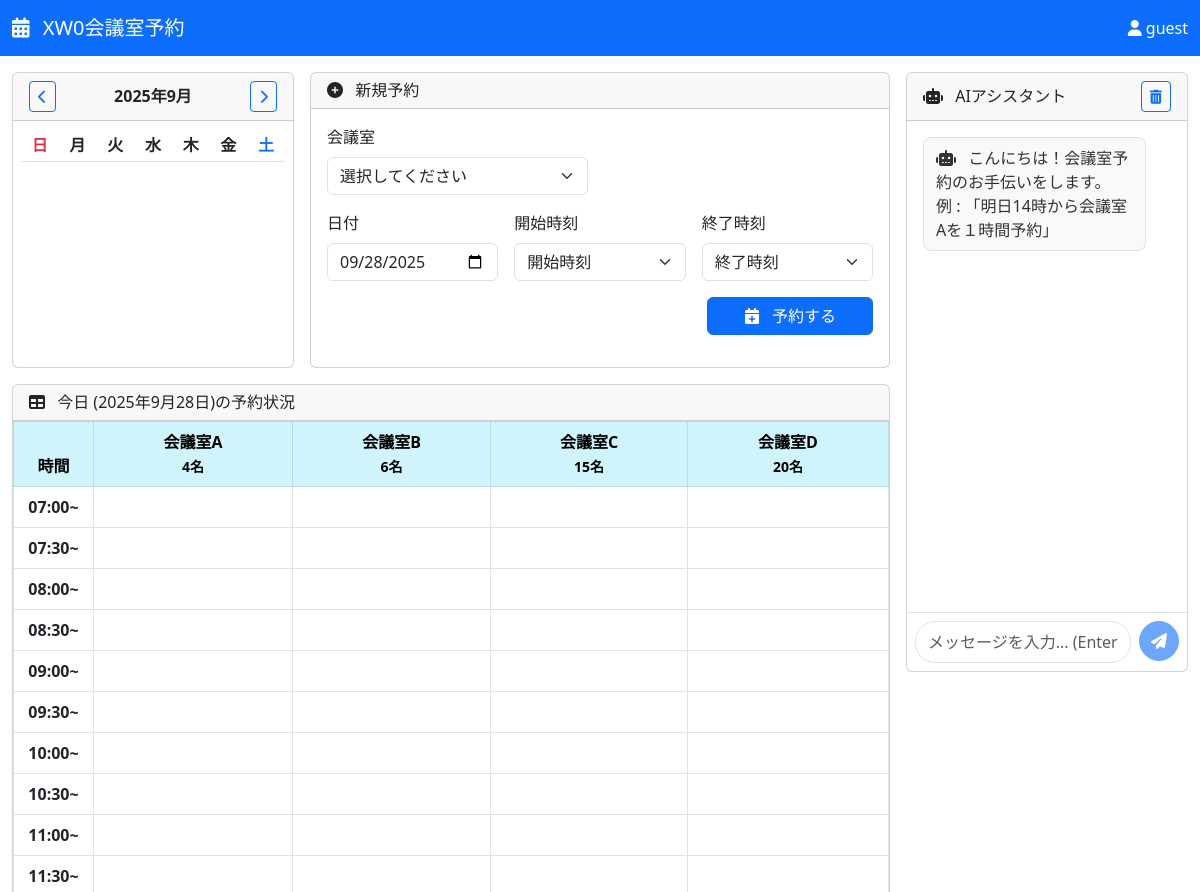
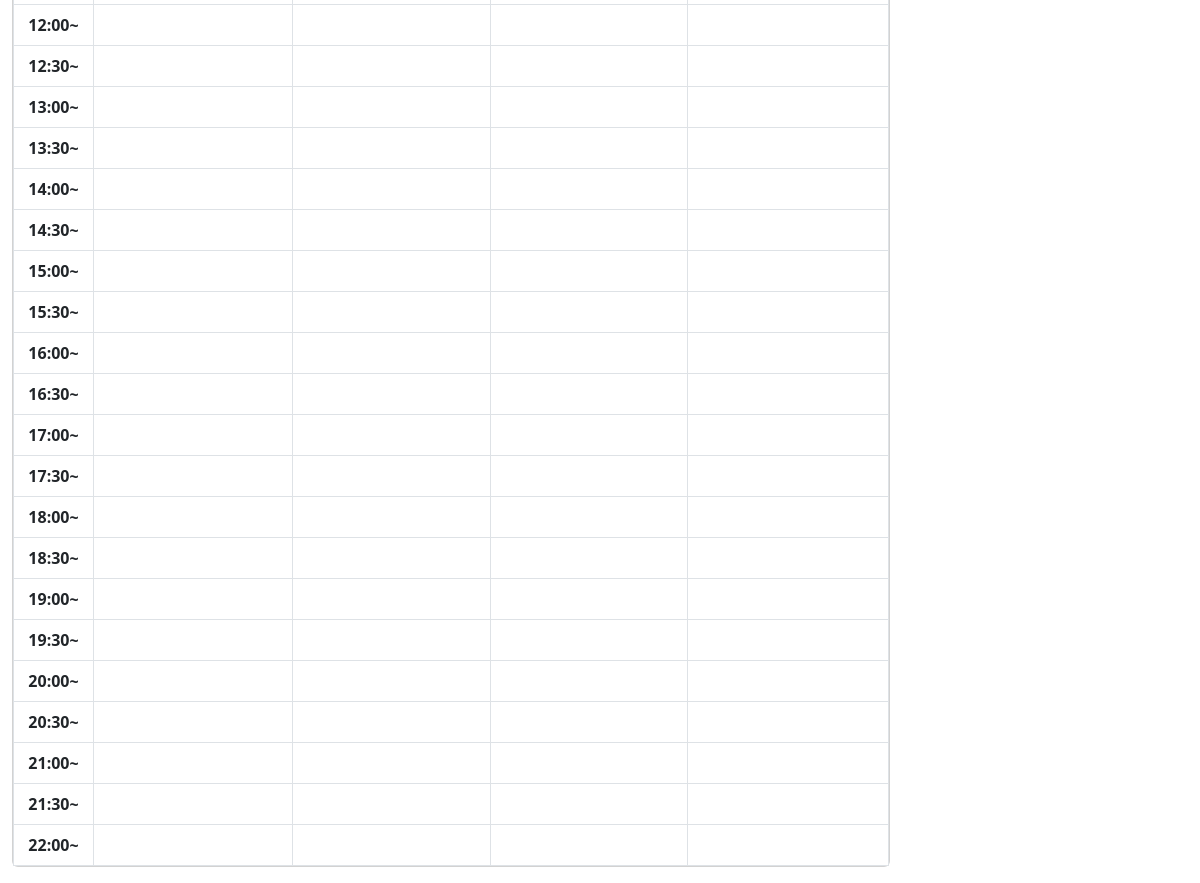
The page / on the database its author committed (2 pictures, top to bottom).
### models.py (models this page shows)
class Base(DeclarativeBase):
    pass

class Room(Base):
    __tablename__ = 'rooms'
    id: Mapped[int] = mapped_column(Integer, primary_key=True, autoincrement=True)
    name: Mapped[str] = mapped_column(String, unique=True, nullable=False)
    capacity: Mapped[int] = mapped_column(Integer, nullable=False)
    reservations: Mapped[List["Reservation"]] = relationship(
        "Reservation", back_populates="room", cascade="all, delete-orphan"
    )

### app.py (the view)
@app.route('/')
def index():
    rooms = models.init_db()
    return render_template('index.html', rooms=rooms, user_name=user_name)

### models.py (called while the page is built)
def get_session() -> Session:
    return SessionLocal()

def init_db() -> List[Room]:
    Base.metadata.create_all(bind=engine)
    with get_session() as session:
        cfg = {room["name"]: room["capacity"] for room in ROOMS_CONFIG}
        names_cfg = set(cfg.keys())
        names_db = set(session.execute(select(Room.name)).scalars())
        to_add_name_set = names_cfg - names_db
        if to_add_name_set:
            to_add_rooms = [Room(name=to_add_name, capacity=cfg[to_add_name]) for to_add_name in to_add_name_set]
            session.add_all(to_add_rooms)
        to_delete_name_set = names_db - names_cfg
        if to_delete_name_set:
            to_delete_rooms = session.scalars(select(Room).where(Room.name.in_(to_delete_name_set))).all()
            for to_delete in to_delete_rooms:
                session.delete(to_delete)
        session.commit()
        return session.scalars(select(Room)).all()

### templates/index.html (shortened to what this page needs)
<!DOCTYPE html>
<html lang="ja">
<head>
    <link href="https://cdn.jsdelivr.net/npm/bootstrap@5.3.0/dist/css/bootstrap.min.css" rel="stylesheet">
    <link href="https://cdnjs.cloudflare.com/ajax/libs/font-awesome/6.4.0/css/all.min.css" rel="stylesheet">
</head>
<body>
    <nav class="navbar navbar-expand-lg navbar-dark bg-primary" role="navigation" aria-label="メインナビゲーション">
        <div class="container-fluid">
            <a class="navbar-brand" href="/">
                <i class="fas fa-calendar-alt me-2" aria-hidden="true"></i>
                XW0会議室予約
            </a>
            <div class="navbar-nav ms-auto">
                <div class="nav-item d-flex align-items-center text-white">
                    <i class="fas fa-user me-1" aria-hidden="true"></i>
                    <span>{{ user_name }}</span>
                </div>
            </div>
        </div>
    </nav>
    <main class="container-fluid py-3">
        <div class="row g-3">
            <div class="col-xl-9 col-lg-8">
                <div class="row g-3 mb-3">
                    <div class="col-lg-4">
                        <section class="card h-100" aria-labelledby="calendar-title">
                            <div class="card-header d-flex justify-content-between align-items-center py-2">
                                <button class="btn btn-sm btn-outline-primary" id="prev-month" aria-label="前の月">
                                    <i class="fas fa-chevron-left" aria-hidden="true"></i>
                                </button>
                                <h2 class="mb-0 fw-bold h6" id="calendar-title">カレンダー</h2>
                                <button class="btn btn-sm btn-outline-primary" id="next-month" aria-label="次の月">
                                    <i class="fas fa-chevron-right" aria-hidden="true"></i>
                                </button>
                            </div>
                            <div class="card-body p-2">
                                <table class="table table-sm calendar-table mb-0" role="grid" aria-label="カレンダー">
                                    <thead>
                                        <tr class="text-center">
                                            <th class="p-1 text-danger" scope="col">日</th>
                                            <th class="p-1" scope="col">月</th>
                                            <th class="p-1" scope="col">火</th>
                                            <th class="p-1" scope="col">水</th>
                                            <th class="p-1" scope="col">木</th>
                                            <th class="p-1" scope="col">金</th>
                                            <th class="p-1 text-primary" scope="col">土</th>
                                        </tr>
                                    </thead>
                                </table>
                            </div>
                        </section>
                    </div>
                    <div class="col-lg-8">
                        <section class="card h-100" aria-labelledby="booking-form-title">
                            <div class="card-header">
                                <h2 class="mb-0 h6" id="booking-form-title">
                                    <i class="fas fa-plus-circle me-2" aria-hidden="true"></i>
                                    新規予約
                                </h2>
                            </div>
                            <div class="card-body">
                                <form id="reservation-form" role="form" aria-labelledby="booking-form-title" autocomplete="off" data-endpoint="{{ url_for('create_reservation') }}" data-method="POST" data-format="json">
                                    <div class="row mb-3">
                                        <div class="col-md-6">
                                            <label for="room-select" class="form-label">会議室</label>
                                            <select id="room-select" name="room-id" class="form-select" required>
                                                <option value="">選択してください</option>
                                            </select>
                                        </div>
                                    </div>
                                    <div class="row g-3 mb-3">
                                        <div class="col-md-4">
                                            <label for="date-select" class="form-label">日付</label>
                                            <input type="date" id="date-select" class="form-control" name="date" required>
                                        </div>
                                        <div class="col-md-4">
                                            <label for="start-time" class="form-label">開始時刻</label>
                                            <select id="start-time" name="start-time" class="form-select" required>
                                                <option value="">開始時刻</option>
                                            </select>
                                        </div>
                                        <div class="col-md-4">
                                            <label for="end-time" class="form-label">終了時刻</label>
                                            <select id="end-time" name="end-time" class="form-select" required>
                                                <option value="">終了時刻</option>
                                            </select>
                                        </div>
                                    </div>
                                    <div class="row mb-3">
                                        <div class="col-md-4 ms-auto">
                                            <button type="submit" class="btn btn-primary w-100" id="reserve-btn">
                                                <i class="fas fa-calendar-plus me-2" aria-hidden="true"></i>
                                                予約する
                                            </button>
                                        </div>
                                    </div>
                                </form>
                            </div>
                        </section>
                    </div>
                </div>
                <section class="card" aria-labelledby="booking-table-title">
                    <div class="card-header d-flex justify-content-between align-items-center">
                        <h2 class="mb-0 h6" id="booking-table-title">
                            <i class="fas fa-table me-2" aria-hidden="true"></i>
                            <span id="booking-table-date">今日</span>の予約状況
                        </h2>
                    </div>
                    <div class="card-body p-0">
                        <div class="table-responsive">
                            <table class="table table-bordered mb-0 booking-table" role="grid" aria-label="予約状況テーブル">
                                <thead class="table-info">
                                    <tr role="row">
                                        <th style="width: 80px;" class="text-center" scope="col">時間</th>
                                        {% for room in rooms %}
                                        <th class="text-center room-header" data-room-id="{{room.id}}" scope="col">{{room.name}}<br><small>{{room.capacity}}名</small></th>
                                        {% endfor %}
                                    </tr>
                                </thead>
                                <tbody id="booking-table-body">
                                        {% for hour in range(7, 23) %}
                                            {% for min in [0, 30] %}
                                                {% if not (hour == 22 and min == 30) %}
                                                <tr>
                                                    <th class="text-center" scope="row">
                                                        {{ "%02d:%02d"|format(hour, min) }}~
                                                    </th>
                                                    {% for room in rooms %}
                                                    <td class="booking-cell">
                                                    </td>
                                                    {% endfor %}
                                                </tr>
                                                {% endif %}
                                            {% endfor %}
                                        {% endfor %}
                                </tbody>
                            </table>
                        </div>
                    </div>
                </section>
            </div>
            <div class="col-xl-3 col-lg-4">
                <section class="card chat-card" style="height: 600px;" aria-labelledby="chat-title">
                    <div class="card-header d-flex justify-content-between align-items-center py-2">
                        <h2 class="mb-0 h6" id="chat-title">
                            <i class="fas fa-robot me-2" aria-hidden="true"></i>
                            AIアシスタント
                        </h2>
                        <div class="d-flex align-items-center">
                            <button class="btn btn-sm btn-outline-primary ms-2" id="clear-chat" aria-label="チャット履歴をクリア">
                                <i class="fas fa-trash-alt" aria-hidden="true"></i>
                            </button>
                        </div>
                    </div>
                    <div class="card-body p-0 d-flex flex-column chat-container">
                        <div class="chat-messages flex-grow-1 p-3" id="chat-messages" role="log" aria-live="polite" aria-label="チャットメッセージ履歴">
                            <div class="message ai-message" role="article">
                                <div class="message-content">
                                    <i class="fas fa-robot me-2" aria-hidden="true"></i>
                                    こんにちは！会議室予約のお手伝いをします。<br>
                                    例 : 「明日14時から会議室Aを１時間予約」
                                </div>
                            </div>
                        </div>
                        <div class="chat-input-container border-top p-2">
                            <form id="chat-form" role="form" aria-label="メッセージ送信">
                                <div class="d-flex">
                                    <input type="text" id="chat-input" class="form-control" placeholder="メッセージを入力... (Enterで送信、Shift+Enterで改行)" maxlength="500" autocomplete="off">
                                    <button type="submit" class="btn btn-primary ms-2" id="chat-send-btn" disabled aria-label="メッセージを送信 (Enter)" title="Enter キーで送信">
                                        <i class="fas fa-paper-plane" aria-hidden="true"></i>
                                    </button>
                                </div>
                            </form>
                        </div>
                    </div>
                </section>
            </div>
        </div>
    </main>
</body>
</html>

### rows shown on the page
Room: name "会議室A", capacity "4"
Room: name "会議室B", capacity "6"
Room: name "会議室C", capacity "15"
Room: name "会議室D", capacity "20"

### other values the page prints
{{ user_name }} "guest"
{{ "%02d:%02d"|format(hour, min) }} "07:00" "07:30" "08:00" "08:30" "09:00" "09:30" "10:00" "10:30" "11:00" "11:30" "12:00" "12:30" "13:00" "13:30" "14:00" "14:30" "15:00" "15:30" "16:00" "16:30" "17:00" "17:30" "18:00" "18:30" "19:00" "19:30" "20:00" "20:30" "21:00" "21:30" "22:00"
